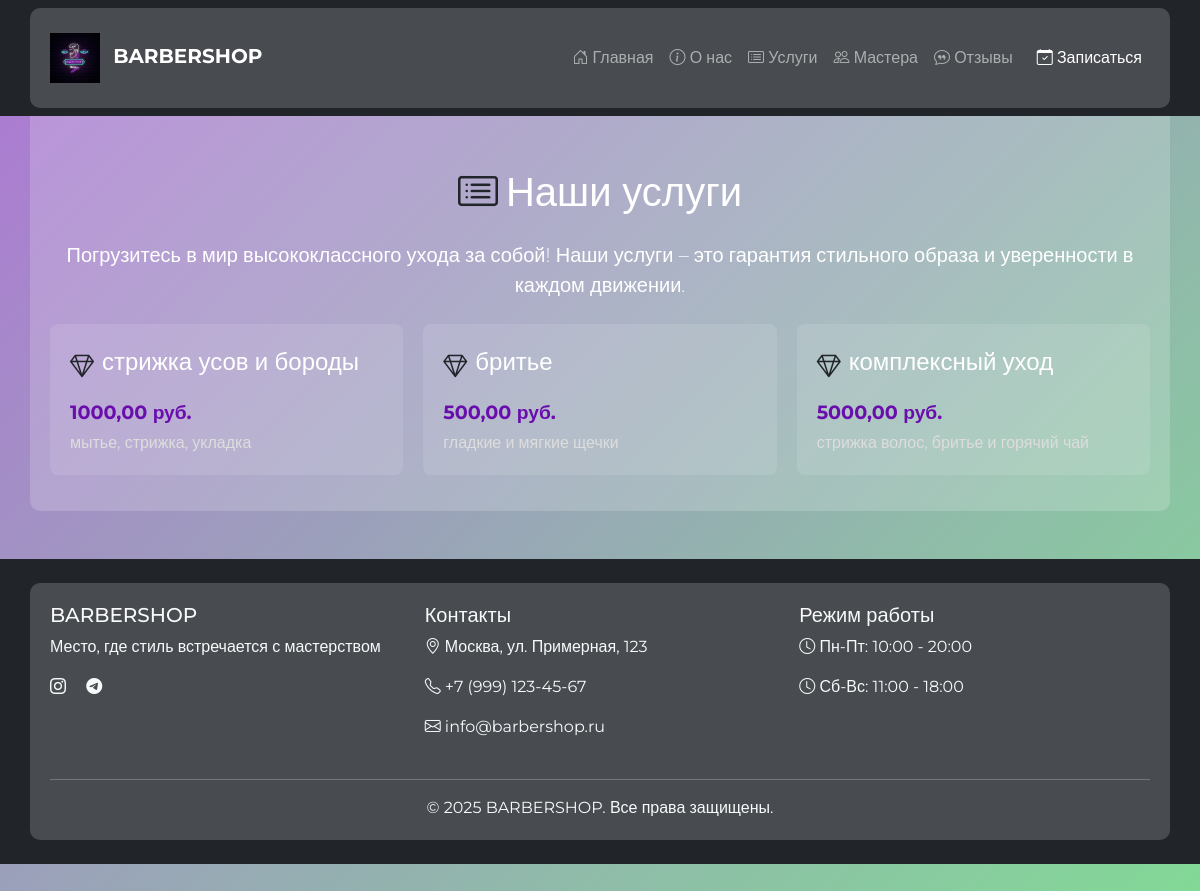
Page /services/ on the committed database.
### booking/models.py (models this page shows, shortened)
class Service(models.Model):
    name = models.CharField(max_length=100, verbose_name="Название услуги")
    price = models.DecimalField(max_digits=8, decimal_places=2, verbose_name="Цена")
    description = models.TextField(verbose_name="Описание", blank=True, null=True)
    class Meta:
        verbose_name = "Услуга"
        verbose_name_plural = "Услуги"

### booking/views.py (the view)
# urls.py: path('services/', views.service_list, name='service_list'),
def service_list(request):
    services = Service.objects.all()
    return render(request, 'service_list.html', {'services': services})

### booking/templates/service_list.html (shortened to what this page needs)
{% extends 'base.html' %}
{% block content %}
<div class="mt-5 pt-4">
    <h1 class="text-center mb-4">
        <i class="bi bi-card-list text-dark me-2"></i>Наши услуги
    </h1>
    <p class="lead text-center">
        Погрузитесь в мир высококлассного ухода за собой! Наши услуги – это гарантия стильного образа и уверенности в каждом движении.
    </p>
    <ul class="service-list mt-4">
        {% for service in services %}
            <li>
                <div class="d-flex align-items-center mb-2">
                    <i class="bi bi-gem text-dark me-2" style="font-size:1.5rem;"></i>
                    <span class="service-name">{{ service.name }}</span>
                </div>
                <div class="service-price mb-1">{{ service.price }} руб.</div>
                {% if service.description %}
                    <div class="service-description">{{ service.description }}</div>
                {% else %}
                    <div class="service-description text-muted">
                        Услуга высочайшего качества, созданная для настоящих ценителей стиля.
                    </div>
                {% endif %}
            </li>
        {% endfor %}
    </ul>
</div>
{% endblock %}

### static/css/styles.css (style rules this page uses)
body { background: linear-gradient(135deg, #ae77d5, #82d996); color: white; font-family: 'Montserrat', Arial, sans-serif; margin: 0; padding: 0; display: flex; flex-direction: column; min-height: 100vh; padding-bottom: 60px; }
body { padding-bottom: 40px; }
.service-list { list-style-type: none; padding: 0; display: flex; flex-wrap: wrap; justify-content: center; gap: 20px; }
.service-list li { flex: 1 1 calc(33.333% - 20px); box-sizing: border-box; padding: 20px; border-radius: 8px; background-color: rgba(255, 255, 255, 0.1); transition: background-color 0.3s, transform 0.3s; }
.service-list .service-name { font-size: 1.5rem; margin-bottom: 10px; }
.service-list .service-price { color: #6a0dad; font-size: 1.2rem; font-weight: bold; margin-bottom: 5px; }
.service-list .service-description { color: #ddd; font-size: 1rem; }

### rows in the picture
Service: name "стрижка усов и бороды", price "1000,00", description "мытье, стрижка, укладка"
Service: name "бритье", price "500,00", description "гладкие и мягкие щечки"
Service: name "комплексный уход", price "5000,00", description "стрижка волос, бритье и горячий чай"
